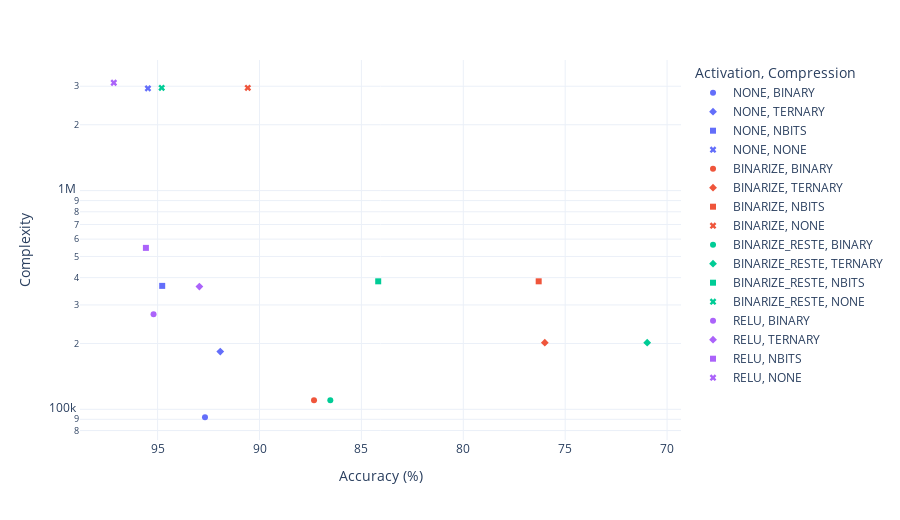
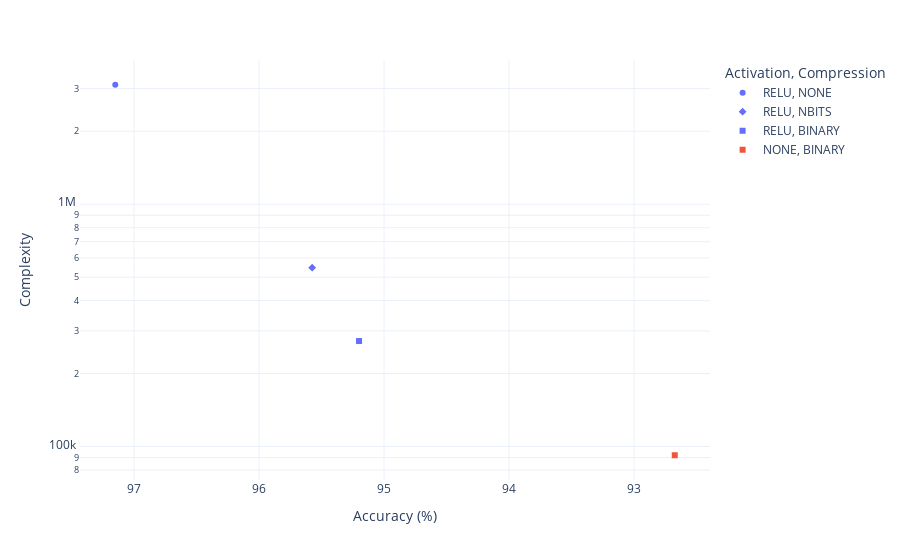

Notebook source saved alongside these figures, in order:
### Code cell
from src.plot_experiment1 import make_plots_for_results

experiment1_folder = "../../reports/LeNet5"

all_models, pareto = make_plots_for_results(
    experiment1_folder,
    "results.csv",
    store=True,
    log_y=True
)

all_models.show()
pareto.show()

### Figure 1 — Plotly figure (JSON) as saved in the notebook; plotly's stock layout.template omitted (floating-point values rounded to 4 significant figures)
{"data": [{"hovertemplate": "Activation=NONE<br>Compression=BINARY<br>Accuracy (%)=%{x}<br>Complexity=%{y}<extra></extra>", "legendgroup": "NONE, BINARY", "marker": {"color": "#636efa", "symbol": "circle"}, "mode": "markers", "name": "NONE, BINARY", "orientation": "v", "showlegend": true, "type": "scatter", "x": [92.67], "xaxis": "x", "y": [92000.0], "yaxis": "y"}, {"hovertemplate": "Activation=NONE<br>Compression=TERNARY<br>Accuracy (%)=%{x}<br>Complexity=%{y}<extra></extra>", "legendgroup": "NONE, TERNARY", "marker": {"color": "#636efa", "symbol": "diamond"}, "mode": "markers", "name": "NONE, TERNARY", "orientation": "v", "showlegend": true, "type": "scatter", "x": [91.92], "xaxis": "x", "y": [183600.0], "yaxis": "y"}, {"hovertemplate": "Activation=NONE<br>Compression=NBITS<br>Accuracy (%)=%{x}<br>Complexity=%{y}<extra></extra>", "legendgroup": "NONE, NBITS", "marker": {"color": "#636efa", "symbol": "square"}, "mode": "markers", "name": "NONE, NBITS", "orientation": "v", "showlegend": true, "type": "scatter", "x": [94.78], "xaxis": "x", "y": [366800.0], "yaxis": "y"}, {"hovertemplate": "Activation=NONE<br>Compression=NONE<br>Accuracy (%)=%{x}<br>Complexity=%{y}<extra></extra>", "legendgroup": "NONE, NONE", "marker": {"color": "#636efa", "symbol": "x"}, "mode": "markers", "name": "NONE, NONE", "orientation": "v", "showlegend": true, "type": "scatter", "x": [95.47], "xaxis": "x", "y": [2931000.0], "yaxis": "y"}, {"hovertemplate": "Activation=BINARIZE<br>Compression=BINARY<br>Accuracy (%)=%{x}<br>Complexity=%{y}<extra></extra>", "legendgroup": "BINARIZE, BINARY", "marker": {"color": "#EF553B", "symbol": "circle"}, "mode": "markers", "name": "BINARIZE, BINARY", "orientation": "v", "showlegend": true, "type": "scatter", "x": [87.33], "xaxis": "x", "y": [110000.0], "yaxis": "y"}, {"hovertemplate": "Activation=BINARIZE<br>Compression=TERNARY<br>Accuracy (%)=%{x}<br>Complexity=%{y}<extra></extra>", "legendgroup": "BINARIZE, TERNARY", "marker": {"color": "#EF553B", "symbol": "diamond"}, "mode": "markers", "name": "BINARIZE, TERNARY", "orientation": "v", "showlegend": true, "type": "scatter", "x": [76.0], "xaxis": "x", "y": [201600.0], "yaxis": "y"}, {"hovertemplate": "Activation=BINARIZE<br>Compression=NBITS<br>Accuracy (%)=%{x}<br>Complexity=%{y}<extra></extra>", "legendgroup": "BINARIZE, NBITS", "marker": {"color": "#EF553B", "symbol": "square"}, "mode": "markers", "name": "BINARIZE, NBITS", "orientation": "v", "showlegend": true, "type": "scatter", "x": [76.3], "xaxis": "x", "y": [384800.0], "yaxis": "y"}, {"hovertemplate": "Activation=BINARIZE<br>Compression=NONE<br>Accuracy (%)=%{x}<br>Complexity=%{y}<extra></extra>", "legendgroup": "BINARIZE, NONE", "marker": {"color": "#EF553B", "symbol": "x"}, "mode": "markers", "name": "BINARIZE, NONE", "orientation": "v", "showlegend": true, "type": "scatter", "x": [90.58], "xaxis": "x", "y": [2949000.0], "yaxis": "y"}, {"hovertemplate": "Activation=BINARIZE_RESTE<br>Compression=BINARY<br>Accuracy (%)=%{x}<br>Complexity=%{y}<extra></extra>", "legendgroup": "BINARIZE_RESTE, BINARY", "marker": {"color": "#00cc96", "symbol": "circle"}, "mode": "markers", "name": "BINARIZE_RESTE, BINARY", "orientation": "v", "showlegend": true, "type": "scatter", "x": [86.53], "xaxis": "x", "y": [110000.0], "yaxis": "y"}, {"hovertemplate": "Activation=BINARIZE_RESTE<br>Compression=TERNARY<br>Accuracy (%)=%{x}<br>Complexity=%{y}<extra></extra>", "legendgroup": "BINARIZE_RESTE, TERNARY", "marker": {"color": "#00cc96", "symbol": "diamond"}, "mode": "markers", "name": "BINARIZE_RESTE, TERNARY", "orientation": "v", "showlegend": true, "type": "scatter", "x": [70.97], "xaxis": "x", "y": [201600.0], "yaxis": "y"}, {"hovertemplate": "Activation=BINARIZE_RESTE<br>Compression=NBITS<br>Accuracy (%)=%{x}<br>Complexity=%{y}<extra></extra>", "legendgroup": "BINARIZE_RESTE, NBITS", "marker": {"color": "#00cc96", "symbol": "square"}, "mode": "markers", "name": "BINARIZE_RESTE, NBITS", "orientation": "v", "showlegend": true, "type": "scatter", "x": [84.17], "xaxis": "x", "y": [384800.0], "yaxis": "y"}, {"hovertemplate": "Activation=BINARIZE_RESTE<br>Compression=NONE<br>Accuracy (%)=%{x}<br>Complexity=%{y}<extra></extra>", "legendgroup": "BINARIZE_RESTE, NONE", "marker": {"color": "#00cc96", "symbol": "x"}, "mode": "markers", "name": "BINARIZE_RESTE, NONE", "orientation": "v", "showlegend": true, "type": "scatter", "x": [94.8], "xaxis": "x", "y": [2949000.0], "yaxis": "y"}, {"hovertemplate": "Activation=RELU<br>Compression=BINARY<br>Accuracy (%)=%{x}<br>Complexity=%{y}<extra></extra>", "legendgroup": "RELU, BINARY", "marker": {"color": "#ab63fa", "symbol": "circle"}, "mode": "markers", "name": "RELU, BINARY", "orientation": "v", "showlegend": true, "type": "scatter", "x": [95.2], "xaxis": "x", "y": [272400.0], "yaxis": "y"}, {"hovertemplate": "Activation=RELU<br>Compression=TERNARY<br>Accuracy (%)=%{x}<br>Complexity=%{y}<extra></extra>", "legendgroup": "RELU, TERNARY", "marker": {"color": "#ab63fa", "symbol": "diamond"}, "mode": "markers", "name": "RELU, TERNARY", "orientation": "v", "showlegend": true, "type": "scatter", "x": [92.95], "xaxis": "x", "y": [364000.0], "yaxis": "y"}, {"hovertemplate": "Activation=RELU<br>Compression=NBITS<br>Accuracy (%)=%{x}<br>Complexity=%{y}<extra></extra>", "legendgroup": "RELU, NBITS", "marker": {"color": "#ab63fa", "symbol": "square"}, "mode": "markers", "name": "RELU, NBITS", "orientation": "v", "showlegend": true, "type": "scatter", "x": [95.58], "xaxis": "x", "y": [547100.0], "yaxis": "y"}, {"hovertemplate": "Activation=RELU<br>Compression=NONE<br>Accuracy (%)=%{x}<br>Complexity=%{y}<extra></extra>", "legendgroup": "RELU, NONE", "marker": {"color": "#ab63fa", "symbol": "x"}, "mode": "markers", "name": "RELU, NONE", "orientation": "v", "showlegend": true, "type": "scatter", "x": [97.15], "xaxis": "x", "y": [3111000.0], "yaxis": "y"}], "layout": {"height": 520, "legend": {"title": {"text": "Activation, Compression"}, "tracegroupgap": 0}, "margin": {"autoexpand": true, "t": 60}, "xaxis": {"anchor": "y", "autorange": "reversed", "domain": [0, 1], "title": {"text": "Accuracy (%)"}}, "yaxis": {"anchor": "x", "domain": [0, 1], "title": {"text": "Complexity"}, "type": "log"}}}

### Figure 2 — Plotly figure (JSON) as saved in the notebook; plotly's stock layout.template omitted (floating-point values rounded to 4 significant figures)
{"data": [{"hovertemplate": "Activation=RELU<br>Compression=NONE<br>Accuracy (%)=%{x}<br>Complexity=%{y}<extra></extra>", "legendgroup": "RELU, NONE", "marker": {"color": "#636efa", "symbol": "circle"}, "mode": "markers", "name": "RELU, NONE", "orientation": "v", "showlegend": true, "type": "scatter", "x": [97.15], "xaxis": "x", "y": [3111000.0], "yaxis": "y"}, {"hovertemplate": "Activation=RELU<br>Compression=NBITS<br>Accuracy (%)=%{x}<br>Complexity=%{y}<extra></extra>", "legendgroup": "RELU, NBITS", "marker": {"color": "#636efa", "symbol": "diamond"}, "mode": "markers", "name": "RELU, NBITS", "orientation": "v", "showlegend": true, "type": "scatter", "x": [95.58], "xaxis": "x", "y": [547100.0], "yaxis": "y"}, {"hovertemplate": "Activation=RELU<br>Compression=BINARY<br>Accuracy (%)=%{x}<br>Complexity=%{y}<extra></extra>", "legendgroup": "RELU, BINARY", "marker": {"color": "#636efa", "symbol": "square"}, "mode": "markers", "name": "RELU, BINARY", "orientation": "v", "showlegend": true, "type": "scatter", "x": [95.2], "xaxis": "x", "y": [272400.0], "yaxis": "y"}, {"hovertemplate": "Activation=NONE<br>Compression=BINARY<br>Accuracy (%)=%{x}<br>Complexity=%{y}<extra></extra>", "legendgroup": "NONE, BINARY", "marker": {"color": "#EF553B", "symbol": "square"}, "mode": "markers", "name": "NONE, BINARY", "orientation": "v", "showlegend": true, "type": "scatter", "x": [92.67], "xaxis": "x", "y": [92000.0], "yaxis": "y"}], "layout": {"legend": {"title": {"text": "Activation, Compression"}, "tracegroupgap": 0}, "margin": {"autoexpand": true, "t": 60}, "xaxis": {"anchor": "y", "autorange": "reversed", "domain": [0, 1], "title": {"text": "Accuracy (%)"}}, "yaxis": {"anchor": "x", "domain": [0, 1], "title": {"text": "Complexity"}, "type": "log"}}}
